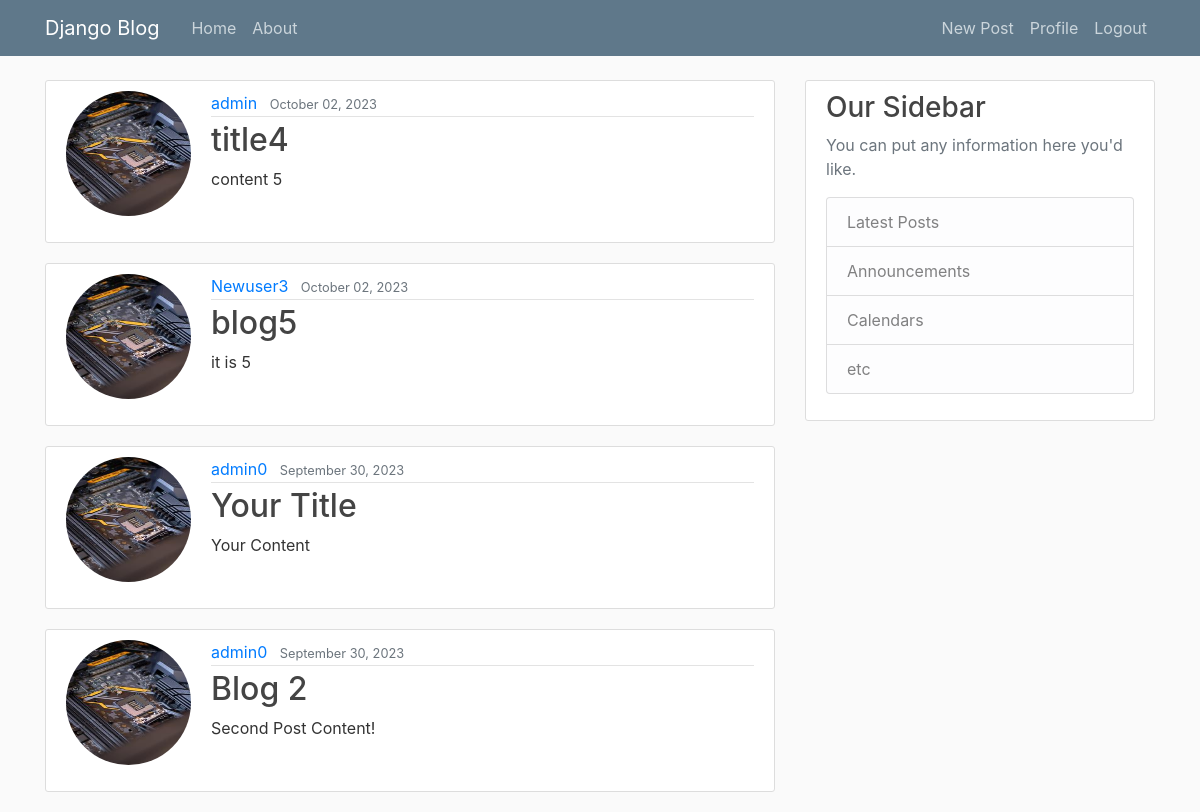
Screenshot of / (signed in) with the database file from the repository.
### blog/models.py (models this page shows, shortened)
class Post(models.Model):
    title = models.CharField(max_length=100)
    content = models.TextField()
    date_posted = models.DateField(default=timezone.now)
    author = models.ForeignKey(User, on_delete=models.CASCADE)

### users/models.py (models this page shows, shortened)
class Profile(models.Model):
    user = models.OneToOneField(User, on_delete=models.CASCADE)
    image = models.ImageField(default='default.jpg', upload_to='profile_pics')

### blog/views.py (the view)
# urls.py: path('', PostListView.as_view() , name='blog-home'),
class PostListView(ListView):
    model = Post
    template_name = 'blog/home.html'
    context_object_name = 'posts'
    ordering = ['-date_posted']

### blog/templates/blog/home.html
{% extends "blog/base.html" %}
{% block content %}
    {% for post in posts %}
        <article class="media content-section">
            <img class="rounded-circle account-img" src="{{ user.profile.image.url }}">
            <div class="media-body">
            <div class="article-metadata">
                <a class="mr-2" href="#">{{ post.author }}</a>
                <small class="text-muted">{{ post.date_posted|date:"F d, Y" }}</small>
            </div>
            <h2><a class="article-title" href="{% url 'post-detail' post.id %}">{{ post.title }}</a></h2>
            <p class="article-content">{{ post.content }}</p>
            </div>
        </article>
    {% endfor %}
{% endblock content %}

### blog/templates/blog/base.html (shortened to what this page needs)
{% load static %}
{% load crispy_forms_tags %}
<!DOCTYPE html>
<html>
<head>
    <link rel="stylesheet" href="https://cdn.jsdelivr.net/npm/bootstrap@4.4.1/dist/css/bootstrap.min.css">
    <link rel="stylesheet" type="text/css" href="{% static 'blog/main.css'%}">
</head>
<body>
    <header class="site-header">
        <nav class="navbar navbar-expand-md navbar-dark bg-steel fixed-top">
          <div class="container">
            <a class="navbar-brand mr-4" href="{% url 'blog-home' %}">Django Blog</a>
            <div class="collapse navbar-collapse" id="navbarToggle">
              <div class="navbar-nav mr-auto">
                <a class="nav-item nav-link" href="{% url 'blog-home' %}">Home</a>
                <a class="nav-item nav-link" href="{% url 'blog-about' %}">About</a>
              </div>
              <div class="navbar-nav">
                {% if user.is_authenticated %}
                <a class="nav-item nav-link" href="{% url 'post-create' %}">New Post</a>
                <a class="nav-item nav-link" href="{% url 'profile' %}">Profile</a>
                <a class="nav-item nav-link" href="{% url 'logout' %}">Logout</a>
                {% else %}
                <a class="nav-item nav-link" href="{% url 'login' %}">Login</a>
                <a class="nav-item nav-link" href="{% url 'register' %}">Register</a>
                {% endif %}
              </div>
            </div>
          </div>
        </nav>
      </header>
      <main role="main" class="container">
        <div class="row">
          <div class="col-md-8">
            {% block content %}{% endblock %}
          </div>
          <div class="col-md-4">
            <div class="content-section">
              <h3>Our Sidebar</h3>
              <p class='text-muted'>You can put any information here you'd like.
                <ul class="list-group">
                  <li class="list-group-item list-group-item-light">Latest Posts</li>
                  <li class="list-group-item list-group-item-light">Announcements</li>
                  <li class="list-group-item list-group-item-light">Calendars</li>
                  <li class="list-group-item list-group-item-light">etc</li>
                </ul>
              </p>
            </div>
          </div>
        </div>
      </main>
</body>
</html>

### blog/static/blog/main.css (style rules this page uses)
body { background: #fafafa; color: #333333; margin-top: 5rem; }
h1, h2, h3, h4, h5, h6 { color: #444444; }
ul { margin: 0; }
.bg-steel { background-color: #5f788a; }
.site-header .navbar-nav .nav-link { color: #cbd5db; }
.content-section { background: #ffffff; padding: 10px 20px; border: 1px solid #dddddd; border-radius: 3px; margin-bottom: 20px; }
.article-title { color: #444444; }
.article-content { white-space: pre-line; }
.article-metadata { padding-bottom: 1px; margin-bottom: 4px; border-bottom: 1px solid #e3e3e3 }
.account-img { height: 125px; width: 125px; margin-right: 20px; margin-bottom: 16px; }

### rows the page displays
Post: profile.image (placeholder picture), author "admin", date_posted "October 02, 2023", title "title4", content "content 5"
Post: profile.image (placeholder picture), author "Newuser3", date_posted "October 02, 2023", title "blog5", content "it is 5"
Post: profile.image (placeholder picture), author "admin0", date_posted "September 30, 2023", title "Your Title", content "Your Content"
Post: profile.image (placeholder picture), author "admin0", date_posted "September 30, 2023", title "Blog 2", content "Second Post Content!"
